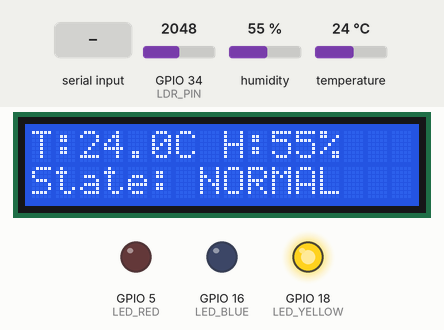
This sketch was run on a simulated ESP32. On the bench: 16×2 character LCD, output pins drawn as LEDs (lit = HIGH). Inputs (shaded band) come from the test bench; at power-on: humidity 55 %, temperature 24 °C, GPIO 34 (LDR_PIN) = 2048 (analog values on the 0–4095 scale). What the sketch prints to the serial monitor is not drawn.

Above: at 2.7 s.
2.8 s: humidity set to 73 %
At 7.1 s:
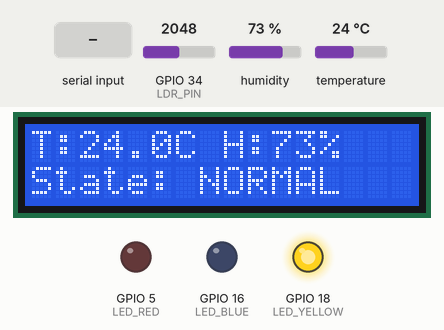
7.5 s: humidity set to 76 %
At 11.2 s:
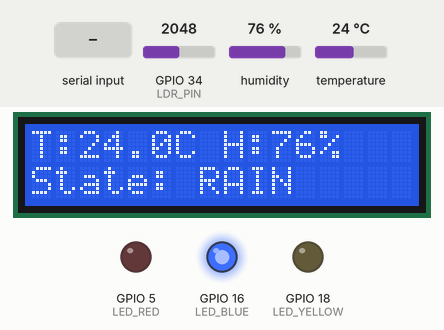
11.5 s: "SUNNY\n" received over Serial
At 13.2 s:
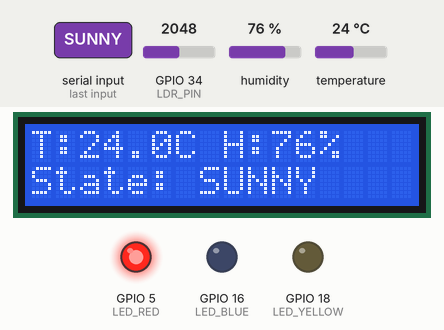
13.5 s: "NORMAL\n" received over Serial
At 13.9 s:
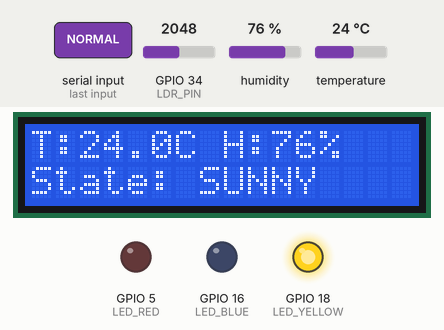
15.5 s: temperature set to 12 °C
At 18.6 s:
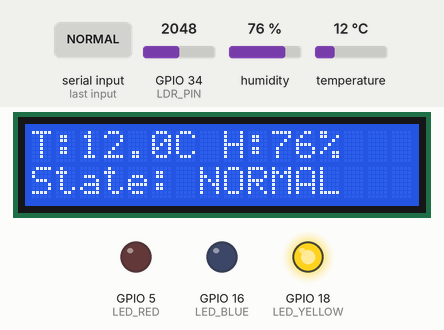
19.5 s: "RAIN\n" received over Serial
At 19.9 s:
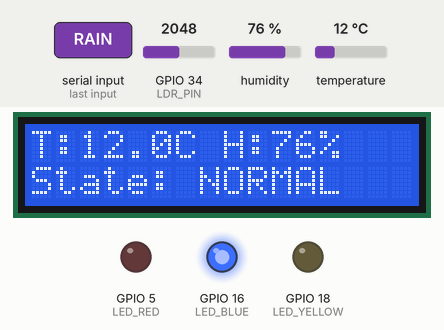
Timing chart, 0 to 22.5 s (numbered marks = the images above; inputs shaded):
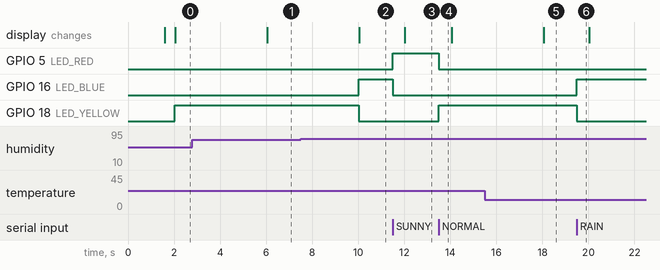

Measured:
- the behaviour switches between 74 and 75 % on humidity (found by bisection; images 1 and 2)
- after the input at 2.8 s, the display: changes after 3.3 s (image 1)
- after the input at 7.5 s, GPIO 16 (LED_BLUE): LOW → HIGH after 2.5 s; GPIO 18 (LED_YELLOW): HIGH → LOW after 2.5 s; the display: changes after 2.6 s (image 2)
- after the input at 11.5 s, GPIO 5 (LED_RED): LOW → HIGH at once; GPIO 16 (LED_BLUE): HIGH → LOW at once; the display: changes after 0.53 s (image 3)
- after the input at 13.5 s, GPIO 5 (LED_RED): HIGH → LOW at once; GPIO 18 (LED_YELLOW): LOW → HIGH at once
- after the input at 15.5 s, the display: changes after 2.6 s (image 5)
- after the input at 19.5 s, GPIO 16 (LED_BLUE): LOW → HIGH at once; GPIO 18 (LED_YELLOW): HIGH → LOW at once

The sketch:

2-esp32_weather_node.ino
```cpp
/*
  Smart Weather Lamp — Digital Twin (Hardware Node)
  DGT01 1930 โครงงานเครือข่ายไร้สายและอินเทอร์เน็ตของสรรพสิ่ง
*/

#include <Wire.h>
#include <LiquidCrystal_I2C.h>
#include <DHT.h>

// ---------- ขา Pin ที่ใช้จริง ----------
#define DHTPIN      4      // DHT DATA Pin (GPIO4)
#define DHTTYPE     DHT11  // โมดูล DHT11 สีฟ้า
#define LDR_PIN     34     // LDR ADC Pin (GPIO34)

#define LED_BLUE    16     // LED สีน้ำเงิน (RAIN)   - GPIO16
#define LED_YELLOW  18     // LED สีเหลือง (NORMAL) - GPIO18
#define LED_RED     5      // LED สีแดง (SUNNY)    - GPIO5

#define LCD_ADDR    0x27   // I2C Address (0x27 หรือ 0x3F)
#define LCD_COLS    16
#define LCD_ROWS    2

const float HUMIDITY_RAIN_THRESHOLD = 75.0;
const int   LIGHT_SUNNY_THRESHOLD   = 3000;

DHT dht(DHTPIN, DHTTYPE);
LiquidCrystal_I2C lcd(LCD_ADDR, LCD_COLS, LCD_ROWS);

String overrideState = "";
unsigned long lastRead = 0;
const unsigned long READ_INTERVAL = 2000;

void updateLeds(const String &state) {
  digitalWrite(LED_BLUE,   state == "RAIN"   ? HIGH : LOW);
  digitalWrite(LED_YELLOW, state == "NORMAL" ? HIGH : LOW);
  digitalWrite(LED_RED,    state == "SUNNY"  ? HIGH : LOW);
}

void updateLcd(float temp, float humidity, const String &state) {
  lcd.setCursor(0, 0);
  lcd.print("T:");
  lcd.print(temp, 1);
  lcd.print("C H:");
  lcd.print(humidity, 0);
  lcd.print("%   ");

  lcd.setCursor(0, 1);
  lcd.print("State: ");
  lcd.print(state);
  lcd.print("    ");
}

void sendJson(float temp, float humidity, int lightRaw, const String &state) {
  Serial.print("{\"temp\":");
  Serial.print(temp, 1);
  Serial.print(",\"humidity\":");
  Serial.print(humidity, 1);
  Serial.print(",\"light\":");
  Serial.print(lightRaw);
  Serial.print(",\"state\":\"");
  Serial.print(state);
  Serial.println("\"}");
}

String classifyWeather(float humidity, int lightRaw) {
  if (humidity >= HUMIDITY_RAIN_THRESHOLD) {
    return "RAIN";
  } else if (lightRaw >= LIGHT_SUNNY_THRESHOLD) {
    return "SUNNY";
  } else {
    return "NORMAL";
  }
}

void setup() {
  Serial.begin(115200);
  dht.begin();
  analogReadResolution(12);

  pinMode(LED_BLUE, OUTPUT);
  pinMode(LED_YELLOW, OUTPUT);
  pinMode(LED_RED, OUTPUT);

  digitalWrite(LED_BLUE, LOW);
  digitalWrite(LED_YELLOW, LOW);
  digitalWrite(LED_RED, LOW);

  Wire.begin(21, 22);
  lcd.init();
  lcd.backlight();
  lcd.setCursor(0, 0);
  lcd.print("Weather Twin");
  lcd.setCursor(0, 1);
  lcd.print("Booting...");
  delay(1500);
  lcd.clear();
}

void loop() {
  // 📥 1. รับคำสั่งจาก Web Serial
  if (Serial.available() > 0) {
    String input = Serial.readStringUntil('\n');
    input.trim();
    if (input == "RAIN" || input == "NORMAL" || input == "SUNNY") {
      overrideState = input;
      updateLeds(overrideState);
    } else if (input == "AUTO" || input == "RESET") {
      overrideState = "";
    }
  }

  // 📤 2. ส่งข้อมูล Telemetry ออกไปหาหน้าเว็บทุก 2 วินาที
  if (millis() - lastRead < READ_INTERVAL) return;
  lastRead = millis();

  float humidity = dht.readHumidity();
  float temp = dht.readTemperature();
  int lightRaw = analogRead(LDR_PIN);

  // กำหนดสถานะการทำงาน
  String state = "";
  if (overrideState != "") {
    // กรณีอยู่ในโหมดจำลอง (Simulate)
    state = overrideState;
    if (isnan(humidity)) humidity = (state == "RAIN") ? 85.0 : ((state == "NORMAL") ? 55.0 : 30.0);
    if (isnan(temp))     temp     = (state == "RAIN") ? 24.0 : ((state == "NORMAL") ? 29.5 : 36.0);
  } else {
    // กรณีอยู่ในโหมดอ่านเซนเซอร์จริง (Auto)
    if (isnan(humidity) || isnan(temp)) {
      Serial.println("{\"error\":\"DHT read failed\"}");
      lcd.setCursor(0, 0);
      lcd.print("DHT Read Error ");
      return;
    }
    state = classifyWeather(humidity, lightRaw);
  }

  updateLeds(state);
  updateLcd(temp, humidity, state);
  sendJson(temp, humidity, lightRaw, state);
}
```
